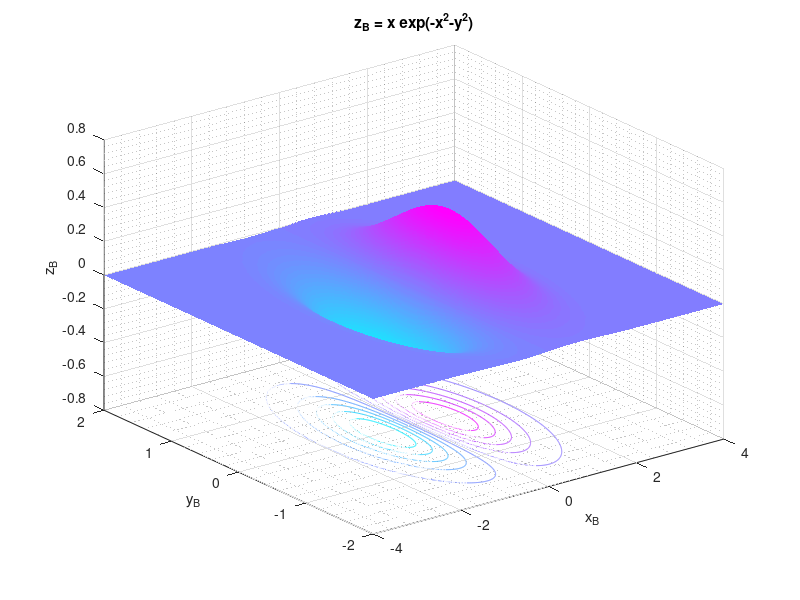

Source code (MATLAB):
%% my3Dfun1
% Function domain
[x,y] = meshgrid(-4:0.01:4,-2:0.01:2);
% Function values
z = x.*exp(-x.^2-y.^2);
% Figure initialization
figure(1)
% Plotting figure
surfc(x,y,z);
% Title
title('z_B = x exp(-x^2-y^2)');
% Labels
xlabel('x_B');
ylabel('y_B');
zlabel('z_B');
% Grid
grid minor;
% Colormap
colormap(cool);
% Shading
shading flat
